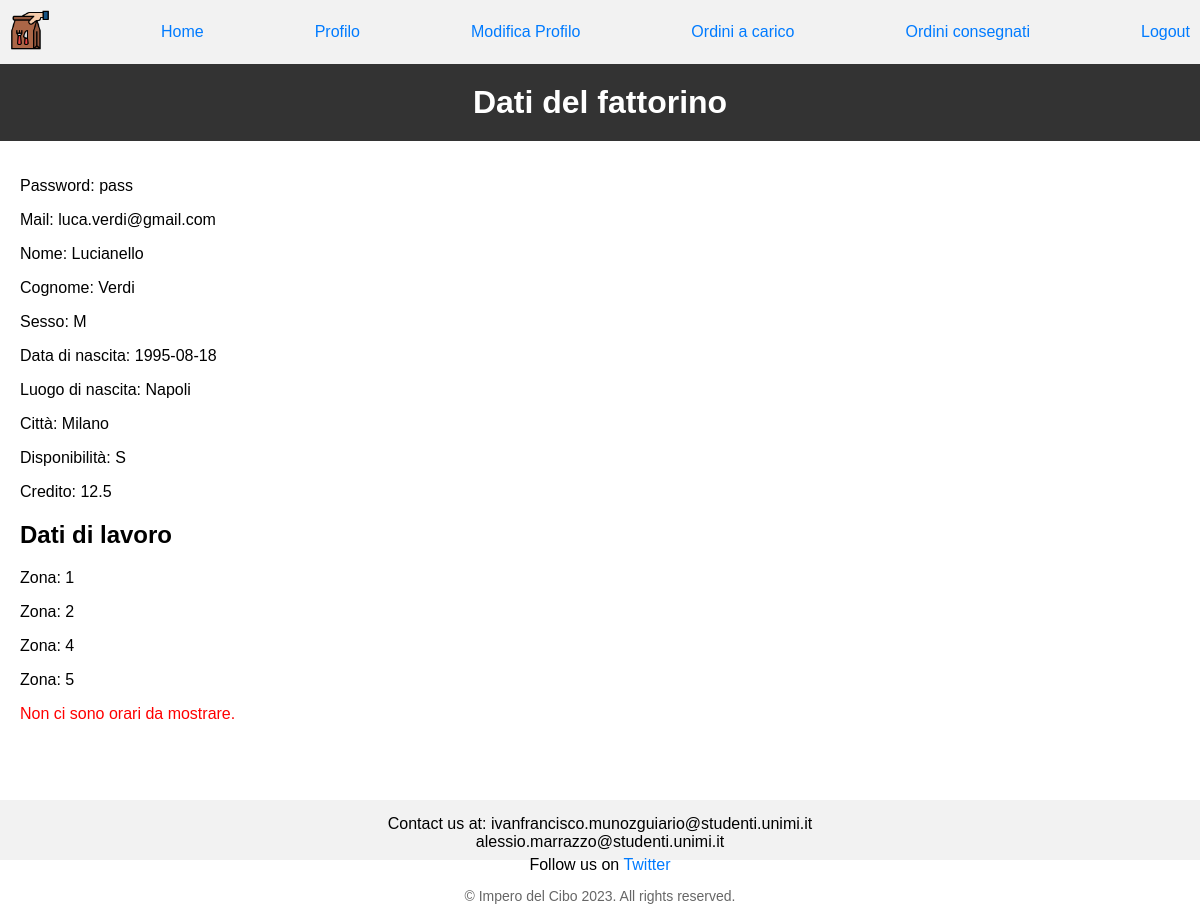
The app's page /applicativo/frontend/profilo_fattorino.php (signed in), older data.
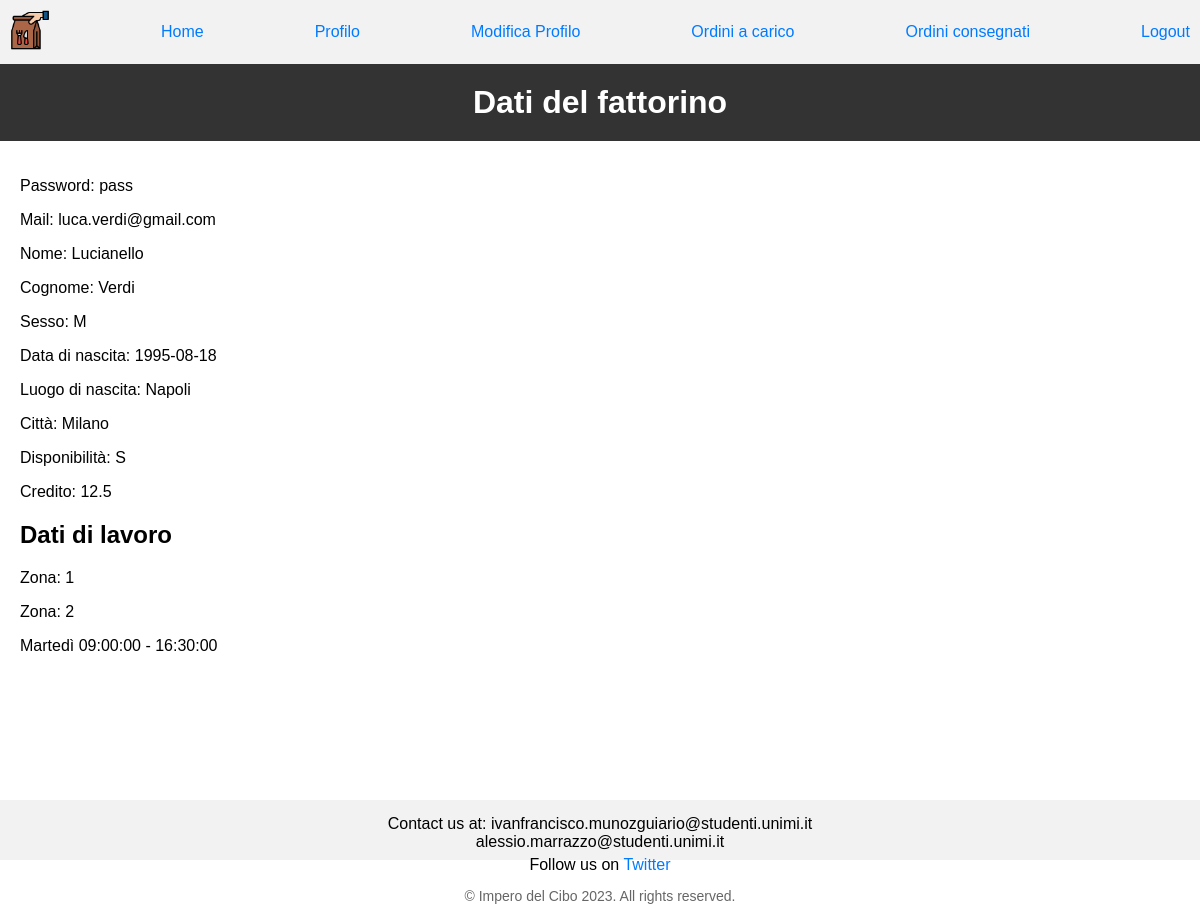
The same page, newer data.
### tables this page shows
CREATE TABLE `fattorino` (
  `mail` varchar(40) NOT NULL,
  `password` varchar(30) NOT NULL,
  `nome` char(20) NOT NULL,
  `cognome` char(20) NOT NULL,
  `sesso` enum('M','F','NB') NOT NULL,
  `datanascita` date NOT NULL,
  `luogonascita` char(25) NOT NULL,
  `citta` enum('Milano','Roma','Palermo','Torino','Cagliari','Trento') DEFAULT NULL,
  `disponibilita` enum('S','N') NOT NULL DEFAULT 'N',
  `credito` float(4,2) NOT NULL DEFAULT 0.00
);

CREATE TABLE `operainfatt` (
  `mail` varchar(40) NOT NULL,
  `zona` enum('1','2','3','4','5') NOT NULL
);

CREATE TABLE `turno` (
  `id` int(11) NOT NULL,
  `giorno` enum('Lunedì','Martedì','Mercoledì','Giovedì','Venerdì','Sabato','Domenica') NOT NULL,
  `orainizio` time NOT NULL,
  `orafine` time NOT NULL
);

### applicativo/frontend/profilo_fattorino.php (the view, shortened to what this page needs)
<!DOCTYPE html>
<html>
<head>
    <link rel="stylesheet" type="text/css" href="../css/stile.css">
</head>
<?php
include("../common/connessione.php");
if(isset($_SESSION['utente'])) {
$mail = $_SESSION['utente'];
?>
<?php include("../common/navbar_fattorino.php"); ?>
<h1>Dati del fattorino</h1>
<section class="page-content">
    <body>
<?php
$stmt = $conn->prepare("SELECT * FROM fattorino WHERE mail = ?");
$stmt->bind_param("s", $mail);
$stmt->execute();
$result = $stmt->get_result();
if ($result->num_rows > 0) {
    while ($row = $result->fetch_assoc()) {
        echo "<p>Password: " . $row["password"] . "</p>";
         echo "<p>Mail: " . $row["mail"] . "</p>";
        echo "<p>Nome: " . $row["nome"] . "</p>";
        echo "<p>Cognome: " . $row["cognome"] . "</p>";
        echo "<p>Sesso: " . $row["sesso"] . "</p>";
        echo "<p>Data di nascita: " . $row["datanascita"] . "</p>";
        echo "<p>Luogo di nascita: " . $row["luogonascita"] . "</p>";
        echo "<p>Città: " . $row["citta"] . "</p>";
        echo "<p>Disponibilità: " . $row["disponibilita"] . "</p>";
        echo "<p>Credito: " . $row["credito"] . "</p>";
    }
}
} else {
    header("Location: ../index.html");
}
$stmt = $conn->prepare("SELECT * FROM operainfatt WHERE mail = ?");
$stmt->bind_param("s", $mail);
$stmt->execute();
$result = $stmt->get_result();
?>
<h2>Dati di lavoro</h2>
<?php
if ($result->num_rows > 0) {
    while ($row = $result->fetch_assoc()) {
        echo "<p>Zona: " . $row["zona"] . "</p>";
        }
}else {
    header("Location: ../index.html");
}
$tabella = "flavorasu";
include("../backend/visualizza_orari.php");
?>
</section>
</body>
</html>

### applicativo/backend/visualizza_orari.php
<?php
$sql = "SELECT giorno, orainizio, orafine
        FROM  turno
        WHERE id IN (
            SELECT turno
            FROM $tabella
            WHERE mail = '$mail');";
$risultato = $conn->query($sql);
if ($risultato->num_rows > 0) {
    while($row = $risultato->fetch_assoc()) {
        echo "<p>" . $row['giorno'] . "   " . $row['orainizio'] . " - " . $row['orafine'] . "</p>";
    }
} else {
    echo "<p class=\"error\">Non ci sono orari da mostrare.</p>";
}
?>

Row changes from the older to the newer data that the page shows:
removed operainfatt: zona "4"
removed operainfatt: zona "5"
added turno: giorno "Martedì", orainizio "09:00:00", orafine "16:30:00"
Text that changed along with them:
text no longer shown: "Non ci sono orari da mostrare."
